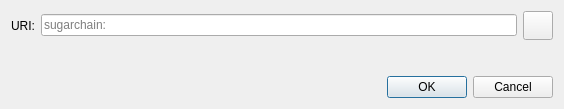
<?xml version="1.0" encoding="UTF-8"?>
<ui version="4.0">
 <class>OpenURIDialog</class>
 <widget class="QDialog" name="OpenURIDialog">
  <property name="geometry">
   <rect>
    <x>0</x>
    <y>0</y>
    <width>564</width>
    <height>109</height>
   </rect>
  </property>
  <property name="windowTitle">
   <string>Open bitcoin URI</string>
  </property>
  <layout class="QVBoxLayout" name="verticalLayout">
   <item>
    <layout class="QHBoxLayout" name="horizontalLayout">
     <item>
      <widget class="QLabel" name="label">
       <property name="text">
        <string>URI:</string>
       </property>
      </widget>
     </item>
     <item>
      <widget class="QValidatedLineEdit" name="uriEdit">
       <property name="placeholderText">
        <string notr="true">sugarchain:</string>
       </property>
      </widget>
     </item>
     <item>
      <widget class="QToolButton" name="pasteButton">
       <property name="toolTip">
        <string extracomment="Tooltip text for button that allows you to paste an address that is in your clipboard.">Paste address from clipboard</string>
       </property>
       <property name="text">
        <string/>
       </property>
       <property name="icon">
        <iconset resource="../bitcoin.qrc">
         <normaloff>:/icons/editpaste</normaloff>:/icons/editpaste
        </iconset>
       </property>
       <property name="iconSize">
        <size>
         <width>22</width>
         <height>22</height>
        </size>
       </property>
      </widget>
     </item>
    </layout>
   </item>
   <item>
    <spacer name="verticalSpacer">
     <property name="orientation">
      <enum>Qt::Vertical</enum>
     </property>
     <property name="sizeHint" stdset="0">
      <size>
       <width>20</width>
       <height>40</height>
      </size>
     </property>
    </spacer>
   </item>
   <item>
    <widget class="QDialogButtonBox" name="buttonBox">
     <property name="orientation">
      <enum>Qt::Horizontal</enum>
     </property>
     <property name="standardButtons">
      <set>QDialogButtonBox::Cancel|QDialogButtonBox::Ok</set>
     </property>
    </widget>
   </item>
  </layout>
 </widget>
 <customwidgets>
  <customwidget>
   <class>QValidatedLineEdit</class>
   <extends>QLineEdit</extends>
   <header>qt/qvalidatedlineedit.h</header>
  </customwidget>
 </customwidgets>
 <resources/>
 <connections>
  <connection>
   <sender>buttonBox</sender>
   <signal>accepted()</signal>
   <receiver>OpenURIDialog</receiver>
   <slot>accept()</slot>
   <hints>
    <hint type="sourcelabel">
     <x>248</x>
     <y>254</y>
    </hint>
    <hint type="destinationlabel">
     <x>157</x>
     <y>274</y>
    </hint>
   </hints>
  </connection>
  <connection>
   <sender>buttonBox</sender>
   <signal>rejected()</signal>
   <receiver>OpenURIDialog</receiver>
   <slot>reject()</slot>
   <hints>
    <hint type="sourcelabel">
     <x>316</x>
     <y>260</y>
    </hint>
    <hint type="destinationlabel">
     <x>286</x>
     <y>274</y>
    </hint>
   </hints>
  </connection>
 </connections>
</ui>
